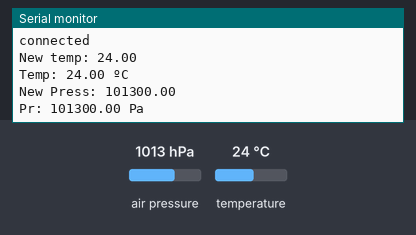
Bench run of a sketch on a simulated ESP8266 (NodeMCU). Shown: the last lines printed to the serial monitor. The inputs (shaded band) are chosen by the test bench; at power-on: air pressure 1013 hPa, temperature 24 °C. WiFi joins after 1.5 s; servers stay silent unless stated; no MQTT or app messages arrive unless stated.

Above: at 2.7 s.
2.8 s: air pressure set to 952 hPa
At 3.5 s:
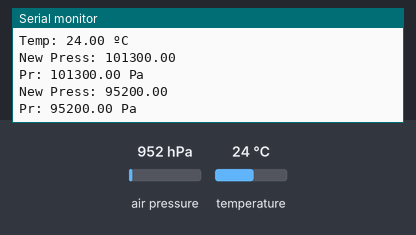
4.3 s: temperature set to 12 °C
At 5.5 s:
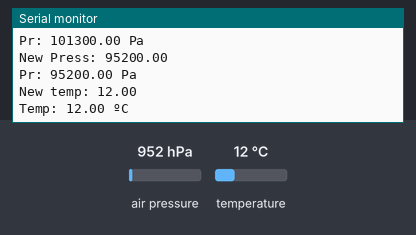
5.8 s: air pressure set to 975 hPa
At 6.5 s:
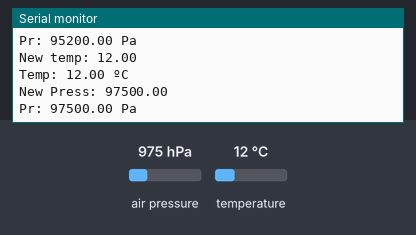

The sketch:

BMP085_Node.ino
```cpp
// (licence header left out)
#include <PubSubClient.h>
#include <ESP8266WiFi.h>

#include <ESP8266WiFiAP.h>
#include <ESP8266WiFiGeneric.h>
#include <ESP8266WiFiMulti.h>
#include <ESP8266WiFiScan.h>
#include <ESP8266WiFiSTA.h>
#include <ESP8266WiFiType.h>
#include <WiFiClient.h>
#include <WiFiClientSecure.h>
#include <WiFiServer.h>
#include <WiFiUdp.h>

#include <Wire.h>
#include <Adafruit_BMP085.h>

// Connect VCC of the BMP085 sensor to 3.3V (NOT 5.0V!)
// Connect GND to Ground
// Connect SCL to i2c clock-D1 in NOdeMCU
// Connect SDA to i2c data-D2 in NodeMCU
// EOC is not used, it signifies an end of conversion
// XCLR is a reset pin, also not used here

#define wifi_ssid "XXXX"
#define wifi_password "XXXX"
#define mqtt_server "192.168.1.102"
uint16_t mqtt_port=1883;
//#define mqtt_server "mqtt.thingstud.io"
//uint16_t mqtt_port=9001;
#define username="XXXX"
#define mqtt_user "XXX"
#define mqtt_password "XXXX"
#define pressure_topic "bmp/pressure"
#define temperature_topic "bmp/temperature"

WiFiClient espClient;
PubSubClient client(espClient);
Adafruit_BMP085 bmp;
int scl=1;
int sda=2;
////
void setup_wifi(){
  delay(10);
  //Start connection to a WiFi network
  Serial.println();
  Serial.print("Connecting to ");
  Serial.println(wifi_ssid);

  WiFi.begin(wifi_ssid,wifi_password);

  while (WiFi.status() !=WL_CONNECTED){
    delay(500);
    Serial.print(".");
  }
  Serial.println("");
  Serial.println("WiFi connected");
  Serial.print("IP address: ");
  Serial.println(WiFi.localIP());
}
void reconnect(){
  //loop until reconnected
  while (!client.connected()){
    //I don´t use username and password yet , if I´ll want use user and password
    if(client.connect("Sergio",mqtt_user,mqtt_password))
    //if(client.connect("ESP8266Client"))
    {
      Serial.println("connected");
    }else{
      Serial.print("failed, rc=");
      Serial.print(client.state());
      Serial.println(" try again in 5 seconds");
      //wait 5 seconds before retry
      delay(5000);
    }
  }
}
bool checkBound(float newValue,float prevValue,float maxDiff){
  return !isnan(newValue) &&(newValue<prevValue-maxDiff || newValue>prevValue+maxDiff);
}
long lastMsg=0;
float temp=0.0;
float pressu=0.0;
float diff=1.0;
float newTemp=0.0;
float newPress=0.0;
void setup() {
  Serial.begin(115200);
  //Wire.begin(2,1);
  if (!bmp.begin()) {
	Serial.println("Could not find a valid BMP085 sensor, check wiring!");
	while (1) {}
  }
  setup_wifi();
  client.setServer(mqtt_server,mqtt_port);
  //client.setServer(mqtt_server,18432);
}
void loop() {
  /*
    Serial.print("Temperature = ");
    Serial.print(bmp.readTemperature());
    Serial.print(" *C");
    Serial.print(" /");
    Serial.print("Pressure = ");
    Serial.print(bmp.readPressure());
    Serial.print(" Pa");
    Serial.print("/////");
    // Calculate altitude assuming 'standard' barometric
    // pressure of 1013.25 millibar = 101325 Pascal
    Serial.print("Altitude = ");
    Serial.print(bmp.readAltitude());
    Serial.print(" meters");
    Serial.print(" /");
    Serial.print("Pressure at sealevel (calculated) = ");
    Serial.print(bmp.readSealevelPressure());
    Serial.print(" Pa");
    Serial.print(" /");
  // you can get a more precise measurement of altitude
  // if you know the current sea level pressure which will
  // vary with weather and such. If it is 1015 millibars
  // that is equal to 101500 Pascals.
    int realSealevelPressure=101500;
    //Serial.print("Real Pressure at sealevel: ");
    //Serial.print(realSealevelPressure);
    //Serial.print(" Pa");
    //Serial.print(" /");
    Serial.print("Real altitude = ");
    Serial.print(bmp.readAltitude(realSealevelPressure));
    Serial.println(" meters");
    */
    Serial.println();
    delay(500);
    if(!client.connected()){
      reconnect();
    }
    client.loop();
    long now=millis();
    if (now-lastMsg>1000){
      lastMsg=now;
      newTemp=bmp.readTemperature();
      newPress=bmp.readPressure();
    }
    if(checkBound(newTemp,temp,diff)){
      temp=newTemp;
      Serial.print("New temp: ");
      Serial.println(String(temp).c_str());
      client.publish(temperature_topic,String(temp).c_str(),true);
      Serial.print("Temp: ");
      Serial.print(temp);
      Serial.println(" ºC");
    }
    if(checkBound(newPress,pressu,diff)){
      pressu=newPress;
      Serial.print("New Press: ");
      Serial.println(String(pressu).c_str());
      client.publish(pressure_topic,String(pressu).c_str(),true);
      Serial.print("Pr: ");
      Serial.print(pressu);
      Serial.println(" Pa");
    }
}
```

Measured:
- after the input at 2.8 s, the serial monitor: prints a new line after 0.28 s (image 1)
- after the input at 4.3 s, the serial monitor: prints a new line after 0.79 s (image 2)
- after the input at 5.8 s, the serial monitor: prints a new line after 0.29 s (image 3)
